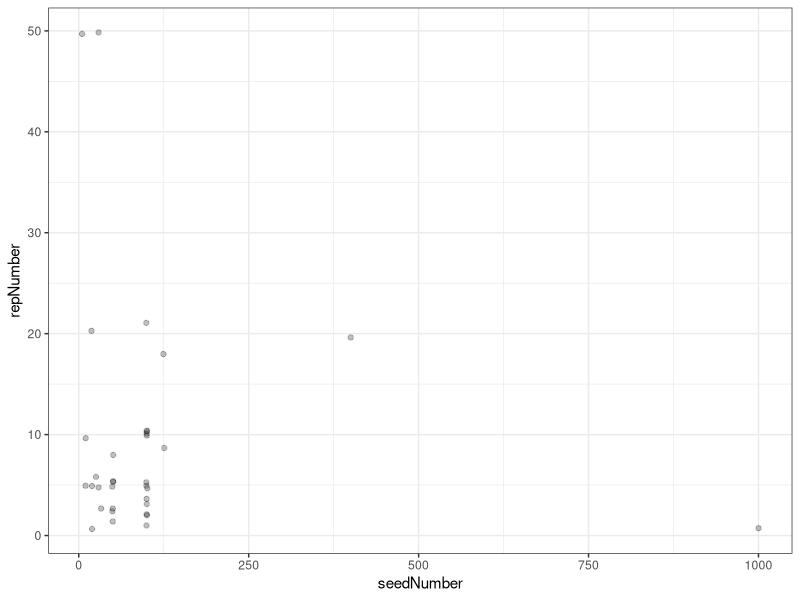
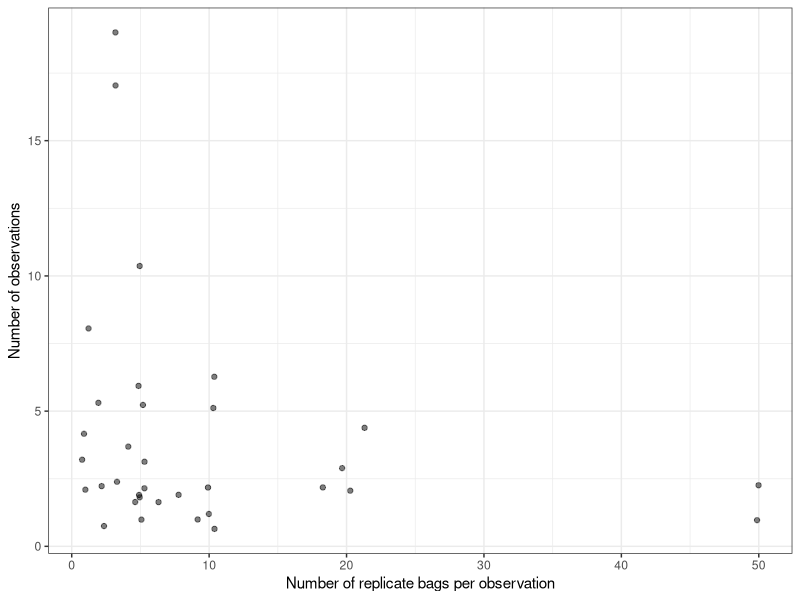
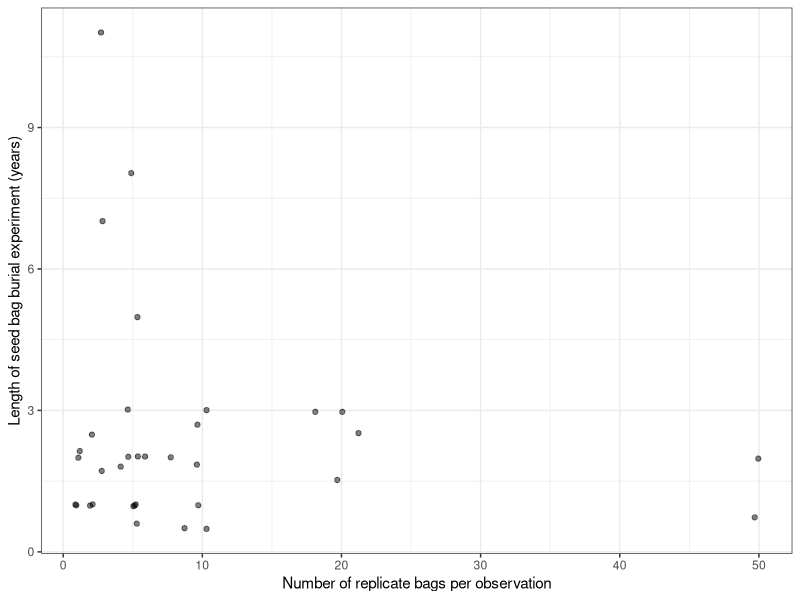
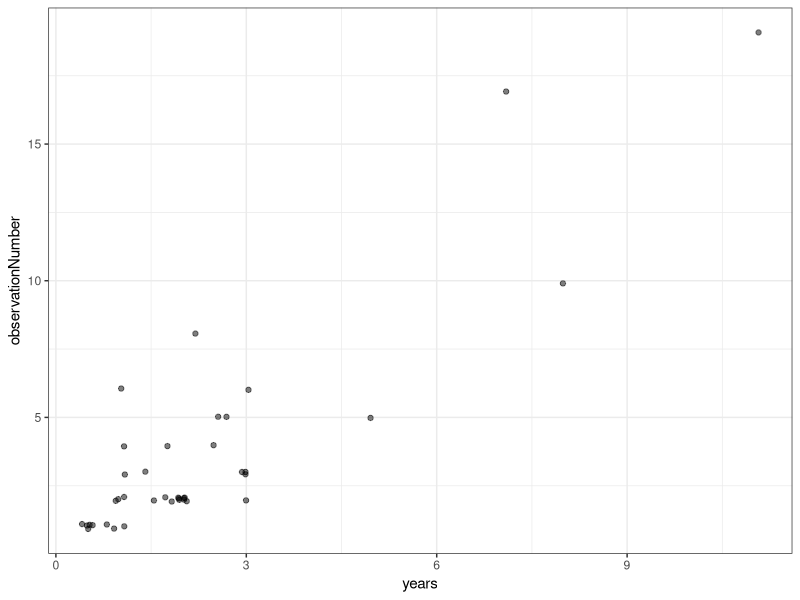
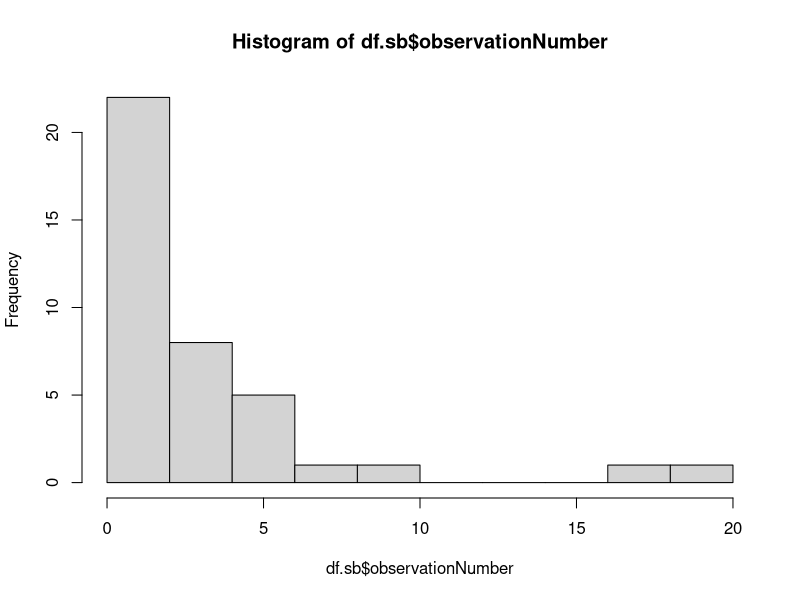
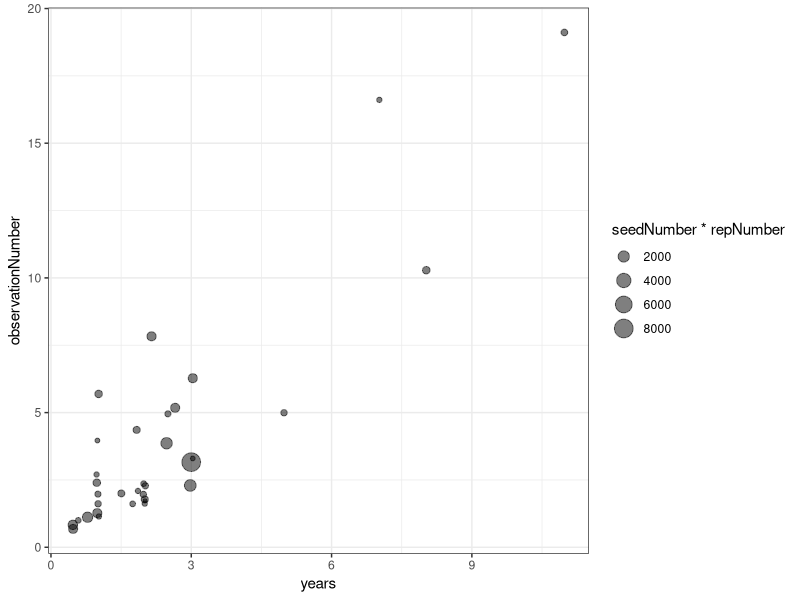
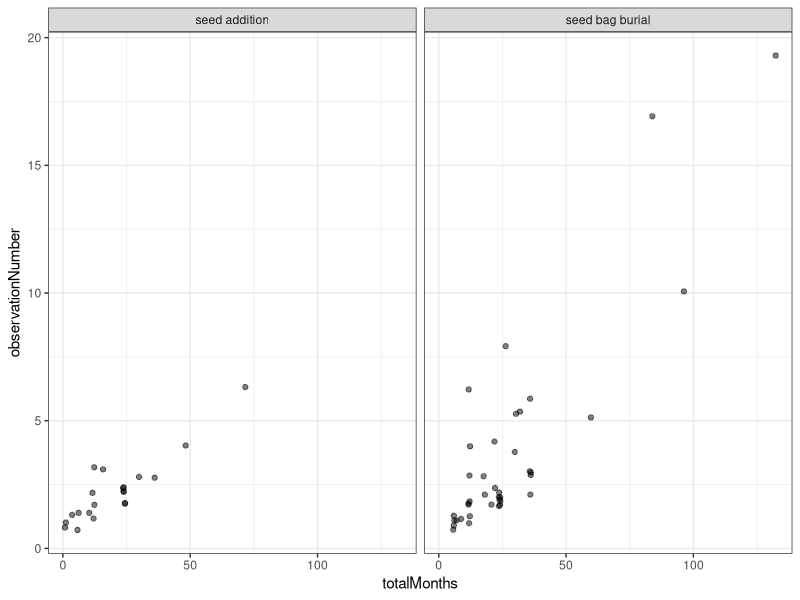
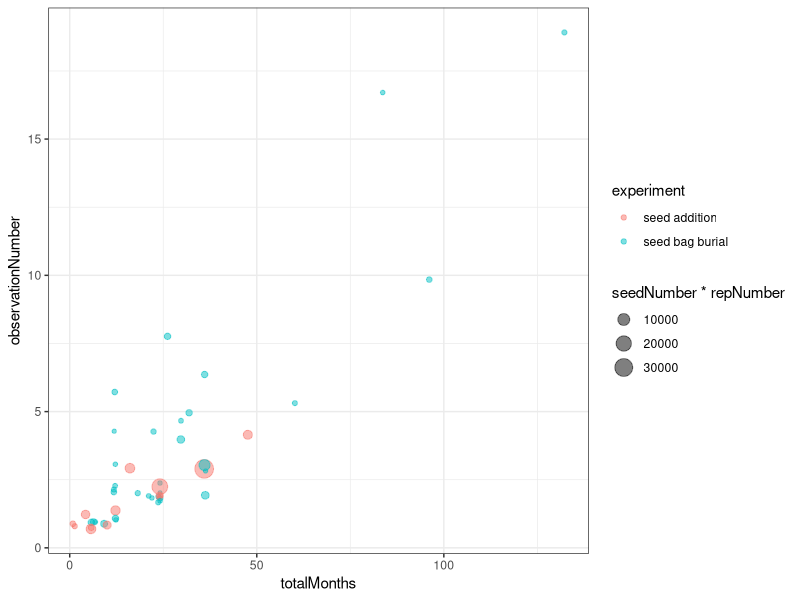

Generate these figures, in order, with R:
####
####
# Analyze literature synthesis for supplement
####
####

# - Libraries ----
library(tidyverse)

# - Read data ----
# table of literature survey
df <- read.csv("data/01_literatureSynthesis/table-literature-survey.csv",header=TRUE)

# - Exploratory plots ----
# - + Seed bag data ----
df.sb  <-  df %>%
  dplyr::filter(experiment=="seed bag burial") %>%
  dplyr::mutate(years=totalMonths/12)

ggplot(df.sb) +
  geom_jitter(aes(x=seedNumber,y=repNumber),alpha=0.25) +
  theme_bw()

ggplot(df.sb) +
  geom_jitter(aes(x=repNumber,y=observationNumber),alpha=0.5) +
  theme_bw() +
  xlab("Number of replicate bags per observation") +
  ylab("Number of observations")

ggplot(df.sb) +
  geom_jitter(aes(x=repNumber,y=years),alpha=0.5) +
  theme_bw() +
  xlab("Number of replicate bags per observation") +
  ylab("Length of seed bag burial experiment (years)")

ggplot(df.sb) +
  geom_jitter(aes(x=years,y=observationNumber),alpha=0.5,height=0.1,width=0.1) +
  theme_bw()

hist(df.sb$observationNumber,breaks=10)

ggplot(df.sb) +
  geom_jitter(aes(x=years,y=observationNumber,size=seedNumber*repNumber),alpha=0.5) +
  theme_bw()

# - + Seed bag data and seed addition data ----
df2 <- df %>% dplyr::filter(experiment %in% c("seed addition","seed bag burial"))

ggplot(df2) +
  geom_jitter(aes(x=totalMonths,y=observationNumber),alpha=0.5) +
  facet_wrap(~experiment) +
  theme_bw()

ggplot(df2) +
  geom_jitter(aes(x=totalMonths,y=observationNumber,size=seedNumber*repNumber,color=experiment),alpha=0.5) +
  theme_bw()

# - Plots for supplement ----

df %>% 
  dplyr::filter(experiment %in% c("seed addition","seed bag burial")) %>%
  dplyr::group_by(experiment) %>%
  dplyr::summarise(n())

df <- df %>% 
  dplyr::filter(experiment %in% c("seed addition","seed bag burial")) 

dev.off()

# - +Summarize data ----

years <- c(1990,1995,2000,2005,2010,2015,2020)
summaryMat <- matrix(NA,nrow=6,ncol=2)
for(i in 1:(length(years)-1)){
  dfSub <- df[df$pubDate %in% (years[i]:years[i+1]),]
  dfVec <- dfSub %>% dplyr::group_by(experiment) %>%
    dplyr::summarise(n=n())
  summaryMat[i,] <- dfVec$n
}

dfSummary <- df %>% 
  dplyr::group_by(experiment,pubDate) %>%
  dplyr::summarise(n=n())

dfBag <- dfSummary[dfSummary$experiment=="seed bag burial",] %>% ungroup
dfAddition <- dfSummary[dfSummary$experiment=="seed addition",] %>% ungroup

# - ++ Output parameters ----
pt12 = 1
pt10 = 10/12
pt9 = 9/12
pt8 = 8/12
pt7 = 7/12

par(oma = c(2.5,4,0,0) + 0.1,
    mar = c(1,0,1,1) + 0.1)

# - +Panel A ----
# plots describing publication data

pdf("products/figures/figure-meta-1.pdf",width=6,height=6)

par(mfrow=c(1,1))
plot(NA,xlim=c(1990,2021),
     ylim=c(0,6),
     xlab="Publication year",main='',ylab="Number of papers",cex=pt10,cex.axis=pt12,cex.lab=pt12)
rect(xleft=dfBag$pubDate-.45,xright=dfBag$pubDate,
     ybottom=0,ytop=dfBag$n,col='black',border='white')
rect(xleft=dfAddition$pubDate,xright=dfAddition$pubDate+.45,
     ybottom=0,ytop=dfAddition$n,col='orange',border='white')
legend("topleft",bty='n',cex=pt10,
       c("Demographic model parameterized with seed bag burial experiments",
       "Demographic model parameterized with seed addition experiments"),
       pch=15,col=c('black','orange'))

dev.off()

# - +Summarize # observations ----
dfSummary=df %>% 
  dplyr::group_by(experiment,observationNumber) %>%
  dplyr::summarise(n=n())

dfBag = dfSummary[dfSummary$experiment=="seed bag burial",] %>% ungroup
dfAddition = dfSummary[dfSummary$experiment=="seed addition",] %>% ungroup

pdf("products/figures/figure-meta-2.pdf",width=6,height=6)

# - +Panel B ----
#  plots describing publication data
par(mfrow=c(1,1))
plot(NA,
     ylim=c(0,14),xlim=c(0,20),
     xlab="Number of experimental observations",main='',ylab="Number of papers",cex=pt10,cex.axis=pt12,cex.lab=pt12)
rect(xleft=dfBag$observationNumber-.45,xright=dfBag$observationNumber,
     ybottom=0,ytop=dfBag$n,col='black',border='white')
rect(xleft=dfAddition$observationNumber,xright=dfAddition$observationNumber+.45,
     ybottom=0,ytop=dfAddition$n,col='orange',border='white')

dev.off()

# - +Split by experiment ----
dfBag = df[df$experiment=="seed bag burial",]
dfAddition = df[df$experiment=="seed addition",]

# - +Panel C ----
#  summarize experiments by length vs. # observations

pdf("products/figures/figure-meta-3.pdf",width=6,height=6)

par(mfcol=c(1,1))
plot(dfBag$totalMonths,dfBag$observationNumber,
     pch=16,xlim=c(0,140),ylim=c(0,20),type='n',
     xlab="Length of experiment (months)",
     ylab="Number of experimental observations",cex=1,cex.axis=pt12,cex.lab=pt12)
abline(a=0,b=1/12,lty='dashed')
points(dfAddition$totalMonths,dfAddition$observationNumber,pch=21,bg='white',col='orange',cex=1.5)
points(dfBag$totalMonths,dfBag$observationNumber,pch=21,col='black',cex=1)

dev.off()

# - +Panel D ----
#  summarize by sample size vs # observations
pdf("products/figures/figure-meta-4.pdf",width=6,height=6)

par(mfcol=c(1,1))
plot(dfBag$repNumber*dfBag$seedNumber,dfBag$observationNumber,
     pch=16,type='n',xlim=c(0,9000),ylim=c(0,20),
     xlab="Total number of seeds per observation (bags times seeds/bag)",
     ylab="Number of experimental observations",cex.axis=pt12,cex.lab=pt12)
points(dfAddition$repNumber*dfAddition$seedNumber,dfAddition$observationNumber,pch=21,bg='white',col='orange',cex=1.5)
points(dfBag$repNumber*dfBag$seedNumber,dfBag$observationNumber,pch=21,col='black',cex=1)

dev.off()